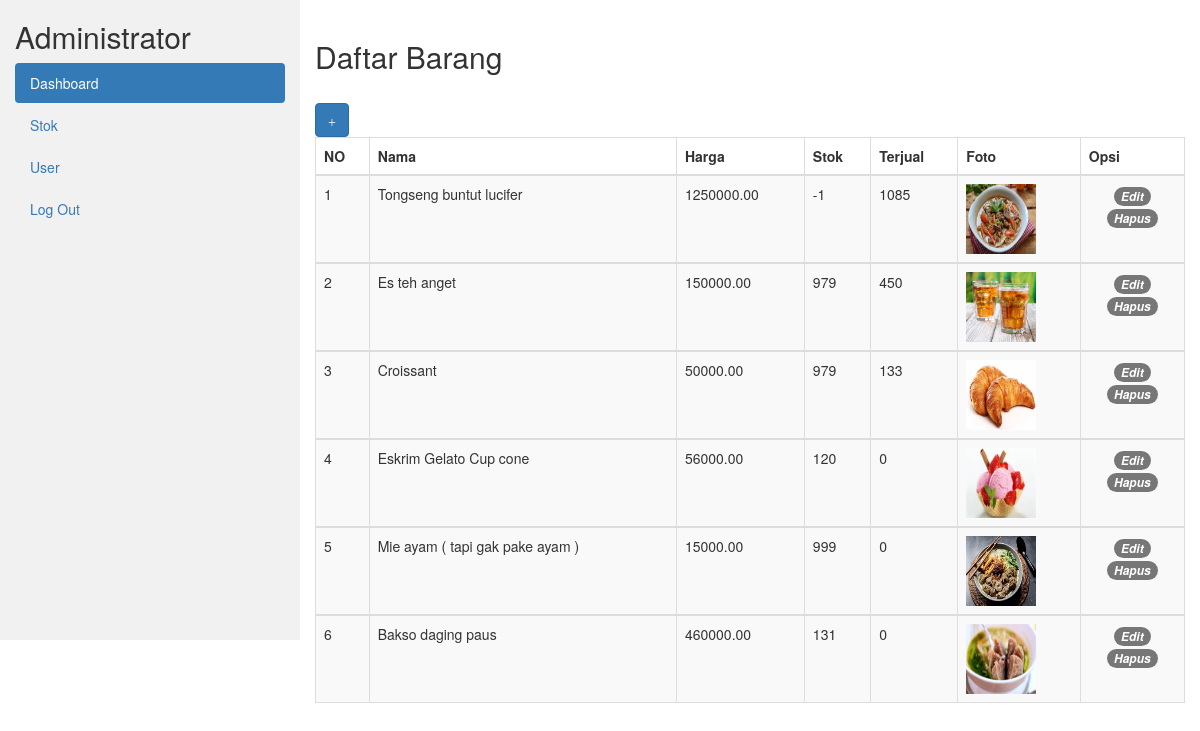
The page /petugas/index.php?page=stok (signed in) on the database its author committed.
### tables this page shows
CREATE TABLE `produk` (
  `ProdukID` int(11) NOT NULL,
  `NamaProduk` varchar(255) NOT NULL,
  `Harga` decimal(10,2) NOT NULL,
  `Stok` int(11) NOT NULL,
  `Terjual` int(11) NOT NULL,
  `Foto` varchar(255) DEFAULT NULL
);

### petugas/stok.php (the view, shortened to what this page needs)
<h2>Daftar Barang</h2>
<br>
<a class="btn btn-primary btn-md" href="?page=tambah-barang"><span class="glyphicon glyphicon-plus" id=""></span></a>
<table class="table table-striped table-bordered">
    <thead>
        <tr>
            <th>NO</th>
            <th>Nama</th>
            <th>Harga</th>
            <th>Stok</th>
            <th>Terjual</th>
            <th>Foto</th>
            <th>Opsi</th>
        </tr>
    </thead>
    <?php
        require '../koneksi/connect.php';
        $no = 1;
        $sql = mysqli_query($conn, "SELECT * FROM produk ORDER BY ProdukID ASC");
        while ($data = mysqli_fetch_array($sql)) {
    ?>
    <tbody>
    <tr>
        <td><?php echo $no++ ?></td>
        <td><?php echo $data['NamaProduk']?></td>
        <td><?php echo $data['Harga']?></td>
        <td><?php echo $data['Stok']?></td>
        <td><?php echo $data['Terjual']?></td>
        <td><?php echo "<img src='../foto/".$data['Foto']."' width='70' height='70'>"; ?></td>
        <td align="center" width="12%"><a href="?page=edit-stok&ProdukID=<?= $data['ProdukID'] ?>" class="badge badge-primary p-2" title="Edit"><i class="">Edit</i></a>
        <a href="?page=hapus-produk&ProdukID=<?= $data['ProdukID']?>" onclick="return confirm('Yakin Mau Hapus?')" class="badge badge-danger p-2 delete-data" title='Delete'><i class="button">Hapus</i></a>
        </td>
        <?php } ?>
    </tr>
</tbody>

### rows shown on the page
produk: NamaProduk "Tongseng buntut lucifer", Harga "1250000.00", Stok "-1", Terjual "1085", Foto (picture)
produk: NamaProduk "Es teh anget", Harga "150000.00", Stok "979", Terjual "450", Foto (picture)
produk: NamaProduk "Croissant", Harga "50000.00", Stok "979", Terjual "133", Foto (picture)
produk: NamaProduk "Eskrim Gelato Cup cone", Harga "56000.00", Stok "120", Terjual "0", Foto (picture)
produk: NamaProduk "Mie ayam ( tapi gak pake ayam )", Harga "15000.00", Stok "999", Terjual "0", Foto (picture)
produk: NamaProduk "Bakso daging paus", Harga "460000.00", Stok "131", Terjual "0", Foto (picture)

### other values the page prints
$_SESSION['Level'] "Administrator"
